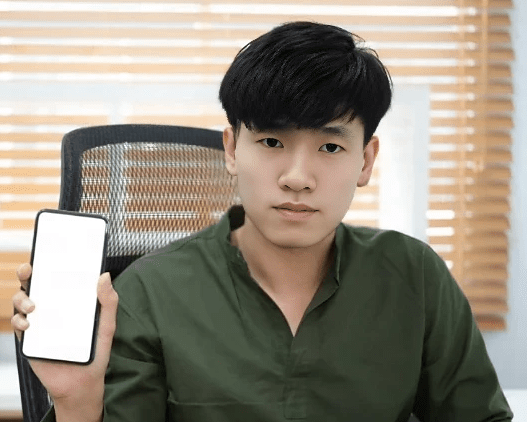
#> input picture images/opencv_AlexProfile.png, 527 x 422 px; its folder holds 8 pictures in this run; the run also reads 1 picture not shown here
$ jupyter execute OpenCV_tutorial.ipynb
#> lines starting #> are read from the running program, lines starting #| are printed output that depends on the picture; after the words box and inside, x2 and y2 are one past the last pixel; in counts of white or black regions, pixels touching at a corner belong together; pictures that were not available may be replaced by others from this repository, and a replacement may not be noted
# OpenCV tutorial on Jupyter Notebook

A few examples of OpenCV installation include:
* `pip install opencv-python`
* `conda install -c conda-forge opencv`

## Import modules

[cell 1]
import cv2
print(cv2.__version__)
import os
import numpy as np
print(np.__version__)

## Handling Images

[cell 2]
image_path = os.path.join('..','images','opencv_AlexProfile.png')

[cell 3]
img = cv2.imread(image_path,1)
#> img is the input picture: shape (422, 527, 3); mean B, G, R 128.8, 142.3, 150.4

### Loading, processing, writing

[cell 4]
# loading image
img = cv2.imread(image_path,1)
# displaying image
cv2.imshow('image',img) #Image appears and disappear automatically
# display the image indefinitely until the keyboard input (any key)
cv2.waitKey(0)
# destroy all opened windows
cv2.destroyAllWindows()
cv2.waitKey(1) # in order to close the opened window --> does not close
# Convert the image to gray
img = cv2.cvtColor(img,cv2.COLOR_BGR2GRAY)
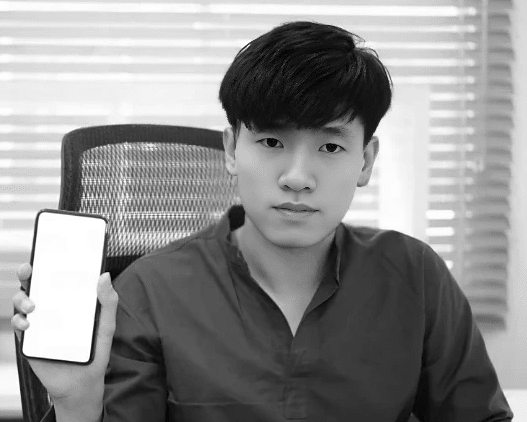
#> img: shape (422, 527); min 6, max 255, mean 143.2
# saving image
cv2.imwrite(os.path.join('..','images','opencv_AlexProfile_gray.png'),img)
#> Out = True

### Obtain properties of the image

[cell 5]
img = cv2.imread(image_path,1)
rows,cols,channel = img.shape
#> rows = 422; cols = 527; channel = 3
print(img.shape) # height (rows), width (cols), channel
#| (422, 527, 3)
print('image height (rows): {}\nimage width (cols): {}\nimage channel: {}'.format(rows,cols,channel))
#| image height (rows): 422
#| image width (cols): 527
#| image channel: 3

### Resizing

[cell 6]
img = cv2.imread(image_path,1)
img = cv2.resize(img,(700,400)) # width (cols) and height (rows)
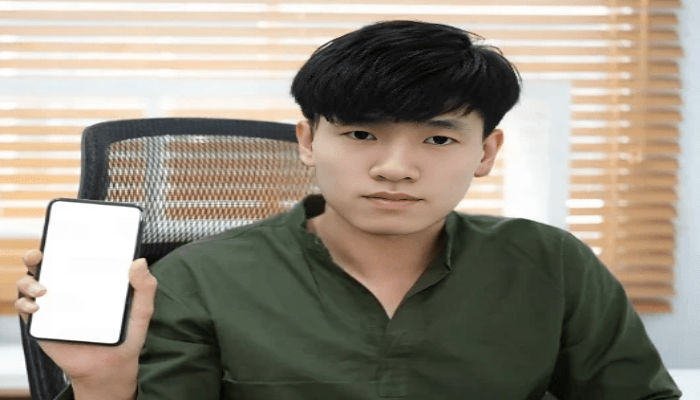
#> img: shape (400, 700, 3); mean B, G, R 128.7, 142.2, 150.3
print(img.shape)
#| (400, 700, 3)
cv2.imshow('image',img)
cv2.waitKey(0)
cv2.destroyAllWindows()
cv2.waitKey(1)
cv2.imwrite(os.path.join('..','images','opencv_resized_example.png'),img)
#> Out = True

### Insert geometric shapes on the image

[cell 7]
img = cv2.imread(image_path,1)
cv2.line(img,(0,0),(100,100),(255,0,255),2)
cv2.circle(img,(300,300),50,(0,255,255),5)
cv2.circle(img,(100,450),30,(100,100,255),-1)
#> img: shape (422, 527, 3); mean B, G, R 128.3, 143.6, 152.2
cv2.rectangle(img,(200,600),(450,700),(255,100,100),5)
cv2.arrowedLine(img,(300,200),(500,200),(0,0,255),6)
cv2.putText(img,"Alex!!!", (100,150), cv2.FONT_HERSHEY_SIMPLEX,3,(255,255,255),cv2.LINE_AA)
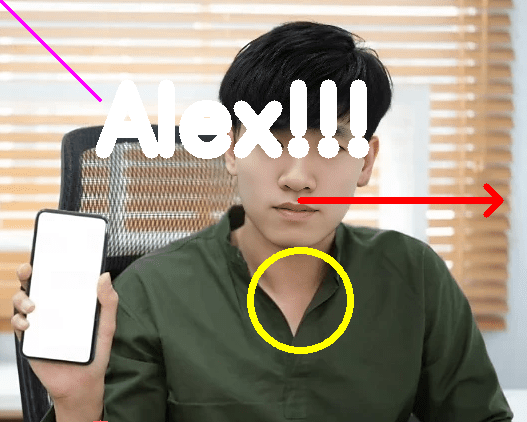
#> img: shape (422, 527, 3); mean B, G, R 134.9, 149.7, 159.5
cv2.imshow('image',img)
cv2.waitKey(0)
cv2.destroyAllWindows()
cv2.waitKey(1)
cv2.imwrite(os.path.join('..','images','opencv_shapes_example.png'),img)
#> Out = True

### Find pixel coordinate of the image

[cell 8]
import cv2
import os

def on_click(c_event, x, y, flags, param):
    if c_event == cv2.EVENT_LBUTTONDOWN:
        text = '({},{})'.format(x, y)
        cv2.circle(img, (x, y), 5, (0, 0, 255), -1)
        cv2.line(img, (x, 0), (x, rows), (0, 0, 255), 1, 4)
        cv2.line(img, (0, y), (cols, y), (0, 0, 255), 1, 4)
        cv2.putText(img, text, (x + 10, y), cv2.FONT_HERSHEY_PLAIN, 1.5, (0, 0, 255), 2, cv2.LINE_AA)
        cv2.imshow('image', img)

# Read the image
image_path = 'path_to_your_image.png'  # Replace with your image path
img = cv2.imread(image_path, 1)

# Check if the image was loaded properly
if img is None:
    print(f"Error: Unable to load image at {image_path}")
else:
    # Get image dimensions
    rows, cols, _ = img.shape

    # Create a window named 'image'
    cv2.namedWindow('image')

    # Make a copy of the original image for resetting
    clean_img = img.copy()

    # Set mouse callback function for the window
    cv2.setMouseCallback('image', on_click)

    while True:
        cv2.imshow('image', img)
        key = cv2.waitKey(1) & 0xFF
#> (key q is pressed here)
        if key == ord('r'):
            img = clean_img.copy()
        if key == ord('q'):
            break

    # Clean up and close windows
    cv2.destroyAllWindows()
    cv2.waitKey(1)

    # Save the final image
    output_path = os.path.join('..', 'images', 'opencv_getting_coord_example.png')
    cv2.imwrite(output_path, img)

### Simple processing - blurring to remove noise

[cell 9]
## other types include: Gaussian blurring, median blurring
img = cv2.imread(image_path,1)
# blurring by averaging
img_blur = cv2.blur(img,(5,5))
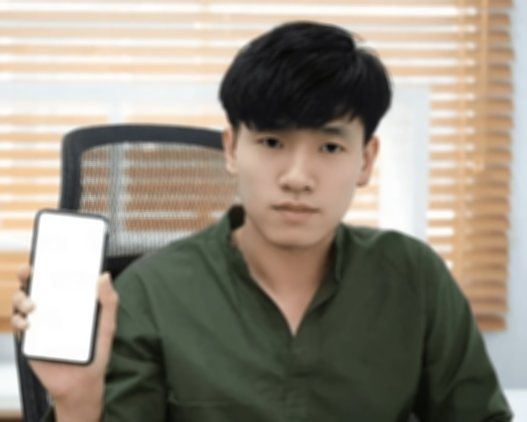
#> img_blur: shape (422, 527, 3); mean B, G, R 128.8, 142.3, 150.4
# blurring while preserving the edge
img_bf = cv2.bilateralFilter(img,9, 75, 75)
cv2.imshow('image',img)
cv2.waitKey(0)
cv2.imshow('image_blur',img_blur)
cv2.waitKey(0)
cv2.imshow('image_bf',img_bf)
cv2.waitKey(0)
cv2.destroyAllWindows()
cv2.waitKey(1)
cv2.imwrite(os.path.join('..','images','opencv_blur_example.png'),img_blur)
cv2.imwrite(os.path.join('..','images','opencv_bf_example.png'),img_bf)
#> Out = True

### Simple processing - edge detection

[cell 10]
## other types include: sobel edge detection, Laplacian edge detection
img = cv2.imread(image_path,1)
img_canny = cv2.Canny(img,50,100)
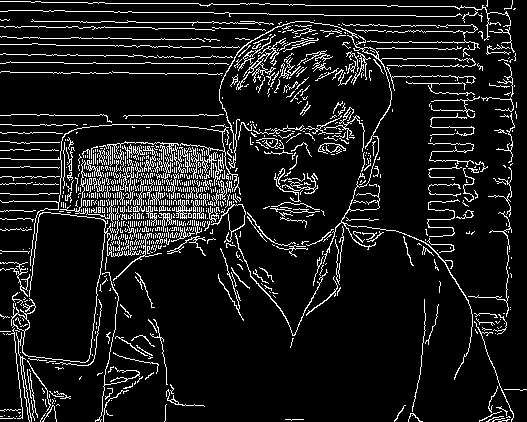
#> img_canny: shape (422, 527); 10.2% white in thin lines or dots
cv2.imshow('image',img)
cv2.waitKey(0)
cv2.imshow('image_canny',img_canny)
cv2.waitKey(0)
cv2.destroyAllWindows()
cv2.waitKey(1)
cv2.imwrite(os.path.join('..','images','opencv_canny_edge_example.png'),img_canny)
#> Out = True

### Simple processing - threshold filtering

[cell 11]
# the source image should be a grayscale image
# other types of global th include: cv2.THRESH_BINARY_INV and cv2.THRESH_TOZERO_INV
# other types of adaptive th include: cv2.ADAPTIVE_THRESH_GAUSSIAN_C

img = cv2.imread(image_path,0)
#> img: shape (422, 527); min 0, max 255, mean 143.2
# 0 for below th and 1 for above th
ret,th_binary = cv2.threshold(img,100,255,cv2.THRESH_BINARY)
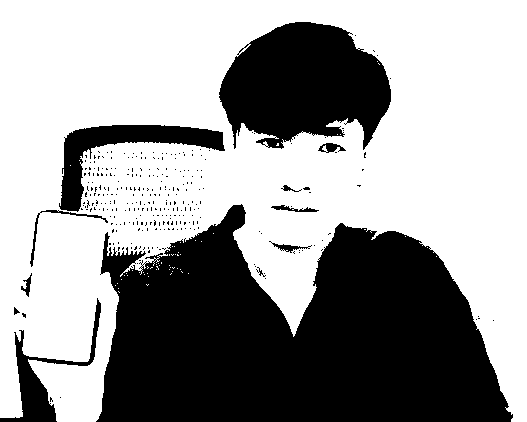
#> th_binary: shape (422, 527); 61.2% white; 299 black regions (287 under 20 px), largest, box (x1, y1, x2, y2) and area: (96, 204, 513, 422) 62739, (219, 22, 391, 150) 15461, (59, 125, 225, 212) 4087
# keep the same value up to th and set th for all the higher values --> similar to low-pass filter
ret,th_trunc = cv2.threshold(img,100,255,cv2.THRESH_TRUNC)
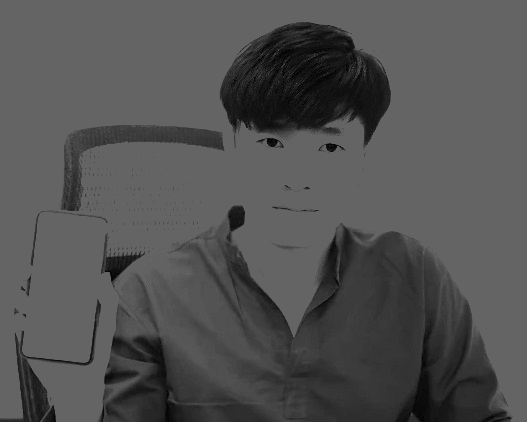
#> th_trunc: shape (422, 527); min 0, max 100, mean 82
# 0 for below th and keep the same value for above th
ret,th_tozero = cv2.threshold(img,100,255,cv2.THRESH_TOZERO)
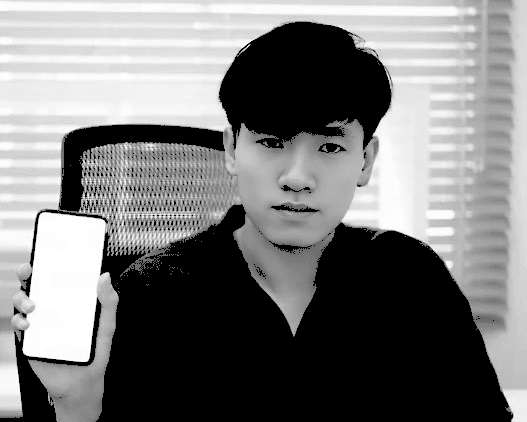
#> th_tozero: shape (422, 527); min 0, max 255, mean 122.4
# adaptive filtering calculates th for small regions of the image --> better result for an image with varying illuminations
th_adap_mean = cv2.adaptiveThreshold(img,255,cv2.ADAPTIVE_THRESH_MEAN_C,cv2.THRESH_BINARY,11,2)
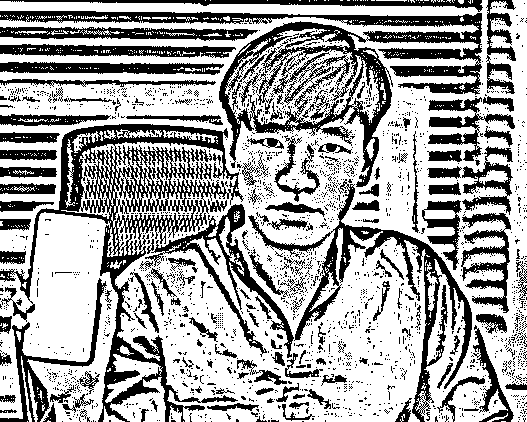
#> th_adap_mean: shape (422, 527); 64.2% white; 2135 black regions (1980 under 20 px), largest, box (x1, y1, x2, y2) and area: (0, 11, 482, 187) 15073, (0, 124, 244, 422) 13961, (248, 179, 472, 422) 6213

cv2.imshow('image_binary',th_binary)
cv2.waitKey(0)
cv2.imshow('image_trunc',th_trunc)
cv2.waitKey(0)
cv2.imshow('image_tozero',th_tozero)
cv2.waitKey(0)
cv2.imshow('image_adap',th_adap_mean)
cv2.waitKey(0)
cv2.destroyAllWindows()
cv2.waitKey(1)
cv2.imwrite(os.path.join('..','images','opencv_th_binary_example.png'),th_binary)
cv2.imwrite(os.path.join('..','images','opencv_th_trunc_example.png'),th_trunc)
cv2.imwrite(os.path.join('..','images','opencv_th_tozero_example.png'),th_tozero)
cv2.imwrite(os.path.join('..','images','opencv_th_adap_mean_example.png'),th_adap_mean)
#> Out = True

### Optimizing the parameters

[cell 12]
import cv2
import os

# Read the image
image_path = 'path_to_your_image.png'  # Replace with your image path
img = cv2.imread(image_path, 1)

# Check if the image was loaded properly
if img is None:
    print(f"Error: Unable to load image at {image_path}")
else:
    # Create a window named 'image_canny'
    cv2.namedWindow('image_canny')

    # Create trackbars for threshold adjustment
    cv2.createTrackbar('th1', 'image_canny', 100, 255, lambda x: None)
    cv2.createTrackbar('th2', 'image_canny', 200, 255, lambda x: None)

    while True:
        # Get current positions of the trackbars
        th1 = cv2.getTrackbarPos('th1', 'image_canny')
        th2 = cv2.getTrackbarPos('th2', 'image_canny')

        # Apply Canny edge detection with current trackbar positions
        img_canny = cv2.Canny(img, th1, th2)
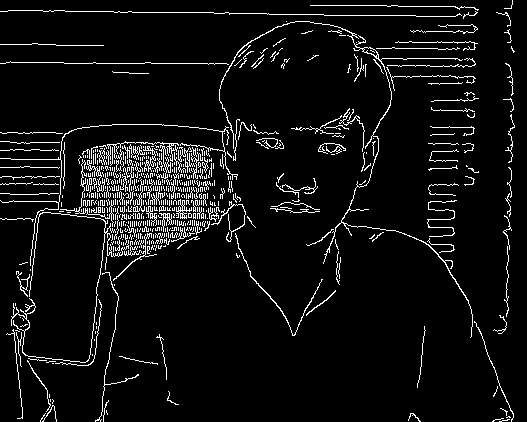
#> img_canny: shape (422, 527); 6.2% white in thin lines or dots

        # Display the result
        cv2.imshow('image_canny', img_canny)

        # Break the loop when 'q' key is pressed
        if cv2.waitKey(1) & 0xFF == ord('q'):
#> (key q is pressed here)
            break

    # Clean up and close windows
    cv2.destroyAllWindows()
    cv2.waitKey(1)

    # Print chosen threshold values
    print(f'chosen th1: {th1}\nchosen th2: {th2}')

    # Save the final image
    output_path = os.path.join('..', 'images', 'opencv_canny_edge_optimized_example.png')
    cv2.imwrite(output_path, img_canny)
